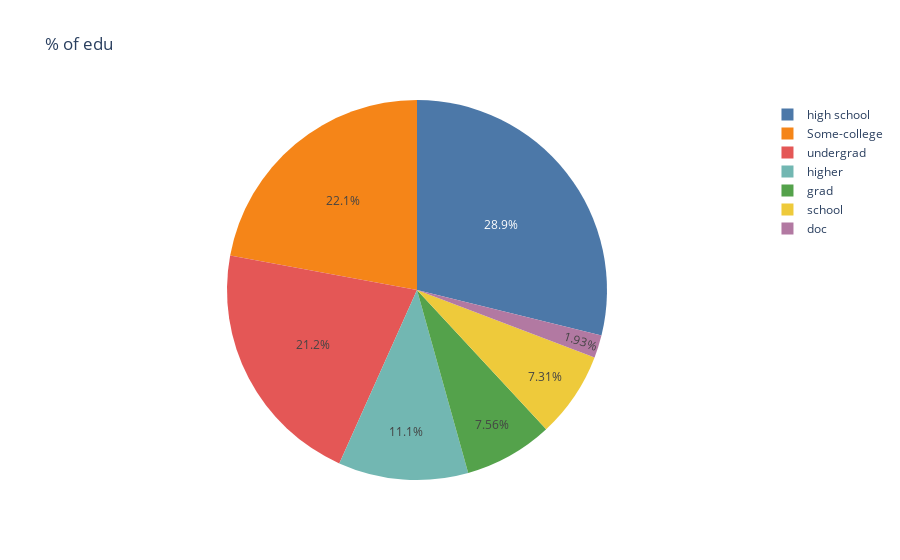

Notebook cell for this chart:
### Markdown cell above
# Plotly

### Code cell
px.pie(df,values='educational-num',names='education',title='% of edu',color_discrete_sequence=px.colors.qualitative.T10)

### Figure 1 — Plotly figure (JSON) as saved in the notebook; plotly's stock layout.template omitted (floating-point values rounded to 4 significant figures; data arrays with more than 128 entries replaced by an {"elided": "..."} marker saying what was removed)
{"data": [{"domain": {"x": [0, 1], "y": [0, 1]}, "hovertemplate": "education=%{label}<br>educational-num=%{value}<extra></extra>", "labels": {"elided": "48842 str values"}, "legendgroup": "", "name": "", "showlegend": true, "type": "pie", "values": {"elided": "48842 int values"}}], "layout": {"legend": {"tracegroupgap": 0}, "piecolorway": ["#4C78A8", "#F58518", "#E45756", "#72B7B2", "#54A24B", "#EECA3B", "#B279A2", "#FF9DA6", "#9D755D", "#BAB0AC"], "title": {"text": "% of edu"}}}
